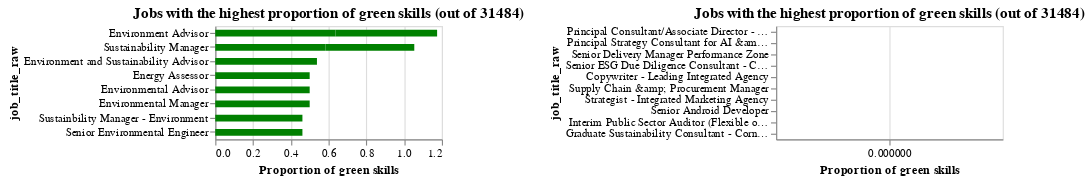

Notebook code for this chart:
### Markdown cell above
###  Most and least proportion of green skills

### Code cell
widths = 200

min_num_ents = 10

dataset_min_num_ents = all_green_measures_df[all_green_measures_df["NUM_ENTS"]>=min_num_ents]

most_prop_green_skills_chart = alt.Chart(
    dataset_min_num_ents.sort_values(by="PROP_GREEN", ascending=False).head(10),
    title=f"Jobs with the highest proportion of green skills (out of {len(dataset_min_num_ents)})"
).mark_bar(size=6, color= "green").encode(
    x= alt.X("PROP_GREEN", title="Proportion of green skills"),
    y=alt.Y("job_title_raw", sort=None),
    tooltip=["PROP_GREEN", "job_title_raw", "company_raw"]
).properties(height=100, width=widths)

least_prop_green_skills_chart = alt.Chart(
    dataset_min_num_ents.sort_values(by="PROP_GREEN", ascending=True).head(10),
    title=f"Jobs with the highest proportion of green skills (out of {len(dataset_min_num_ents)})"
).mark_bar(size=6, color= "green").encode(
    x= alt.X("PROP_GREEN", title="Proportion of green skills"),
    y=alt.Y("job_title_raw", sort=None),
    tooltip=["PROP_GREEN", "job_title_raw", "company_raw"]
).properties(height=100, width=widths)

skills_greenness_most_least = (most_prop_green_skills_chart | least_prop_green_skills_chart)


skills_greenness_most_least.save(f'{graph_dir}/skills_greenness_most_least.html')
skills_greenness_most_least
